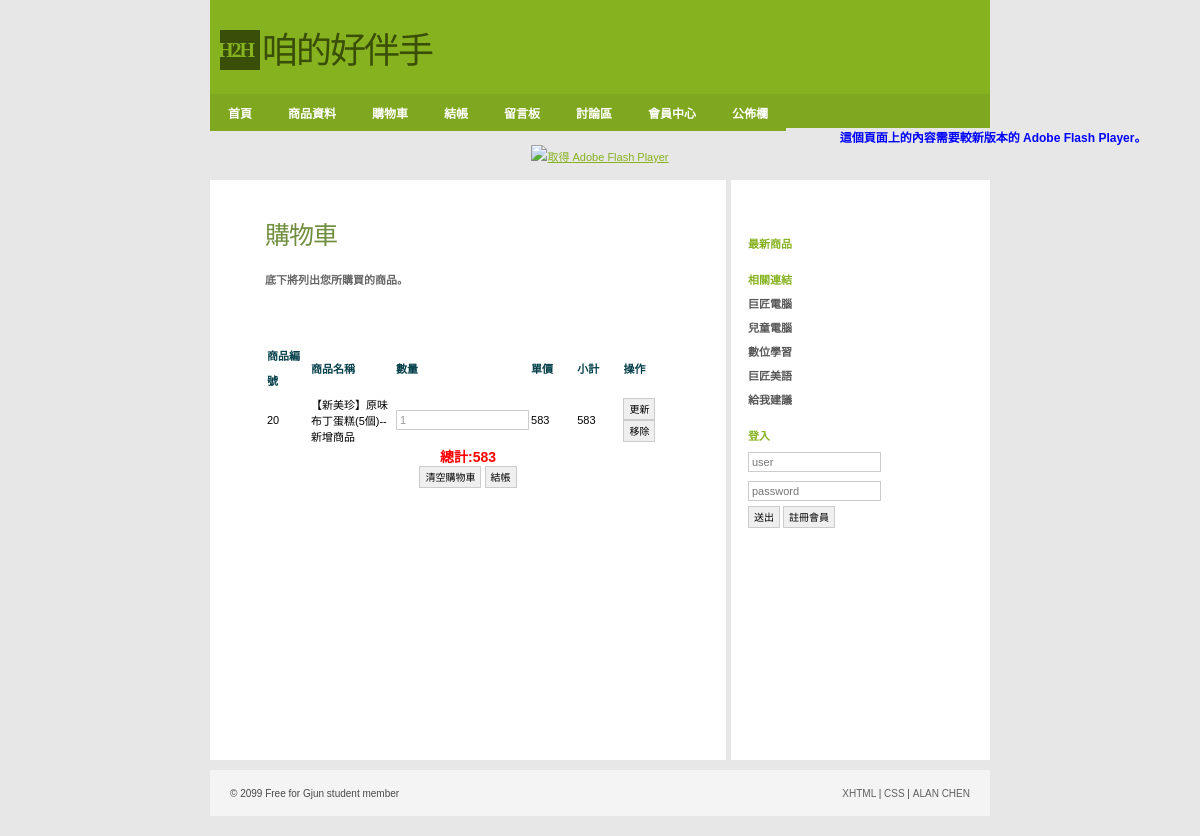
Screenshot of /Shop/cart.php?id=20&add=additem with the database file from the repository.
### tables this page shows
CREATE TABLE `product` (
  `id` int(11) NOT NULL COMMENT '產品編號',
  `name` varchar(200) NOT NULL COMMENT '產品名稱',
  `introduce` text COMMENT '產品內容',
  `price` int(11) DEFAULT '0' COMMENT '產品單價',
  `qty` int(11) DEFAULT '0' COMMENT '產品庫存量',
  `state` tinyint(1) DEFAULT '1' COMMENT '產品上架否'
);

### cart/wfcart.php (called while the page is built, shortened)
<?php
class wfCart {
	var $items = array();
    var $itemprices = array();
	var $itemqtys = array();
        var $iteminfo = array();
	function get_contents()
	{
		$items = array();
		foreach($this->items as $tmp_item)
		{
		        $item = FALSE;
			$item['id'] = $tmp_item;
                        $item['qty'] = $this->itemqtys[$tmp_item];
			$item['price'] = $this->itemprices[$tmp_item];
			$item['info'] = $this->iteminfo[$tmp_item];
			$item['subtotal'] = $item['qty'] * $item['price'];
                        $items[] = $item;
		}
		return $items;
	}
	function add_item($itemid,$qty=1,$price = FALSE, $info = FALSE)
	{
		if($this->itemqtys[$itemid] > 0)
                {
			$this->itemqtys[$itemid] = $qty + $this->itemqtys[$itemid];
			$this->_update_total();
		} else {
			$this->items[]=$itemid;
			$this->itemqtys[$itemid] = $qty;
			$this->itemprices[$itemid] = $price;
			$this->iteminfo[$itemid] = $info;
		}
	}
	function _update_total()
	{
		$this->total = 0;
                if(sizeof($this->items > 0))
		{
                        foreach($this->items as $item) {
                                $this->total = $this->total + ($this->itemprices[$item] * $this->itemqtys[$item]);
			}
		}
	}
}
?>

### Shop/cart.php (the view, shortened to what this page needs)
<?php
include('../cart/wfcart.php');
$cart =& $_SESSION['wfcart'];
if(!is_object($cart)) $cart = new wfCart();
?>
<!DOCTYPE html PUBLIC "-//W3C//DTD XHTML 1.0 Strict//EN"
"http://www.w3.org/TR/xhtml1/DTD/xhtml1-strict.dtd">
<html xmlns="http://www.w3.org/1999/xhtml">
<head>
<link rel="stylesheet" href="../css/styles.css" media="all" type="text/css" />
</head>
<body>
  <div id="header">
      <div class="subContainer">
            <div id="logo">
            <div id="box">H2H</div>
            <p>咱的好伴手</p>
            </div>
    </div>
</div>
<div id="navigation">
	<ul id="sddm">
        <li><a href="index.php">首頁</a></li>
        <li><a href="product.php">商品資料</a></li>
        <li><a href="cart.php">購物車</a></li>
        <li><a href="checkOut.php">結帳</a></li>
        <li><a href="guestBook.php">留言板</a></li>
        <li><a href="titleView.php">討論區</a></li>
	    <li><a href="#"
        onmouseover="mopen('m1')"
        onmouseout="mclosetime()">會員中心</a>
    	</li>
	    <li><a href="#"
        onmouseover="mopen('m2')"
        onmouseout="mclosetime()">公佈欄</a>
    	</li>
		</ul>
</div>
<object id="FlashID" classid="clsid:D27CDB6E-AE6D-11cf-96B8-444553540000" width="780" height="120">
    <object type="application/x-shockwave-flash" data="../Scripts/pic.swf" width="780" height="120">
      <div>
        <h4>這個頁面上的內容需要較新版本的 Adobe Flash Player。</h4>
        <p><a href="http://www.adobe.com/go/getflashplayer"><img src="http://www.adobe.com/images/shared/download_buttons/get_flash_player.gif" alt="取得 Adobe Flash Player" width="112" height="33" /></a></p>
      </div>
    </object>
  </object>
<div id="container">
  <div id="primaryContent">
    <?php
		if($_GET['add'] && $_GET['id']!=NULL){
			if($resource=mysql_query("select * from product where id=".$_GET['id'])){
				$row = mysql_fetch_assoc($resource);
				$cart->add_item($row['id'],1,$row['price'],$row['name']);
			}
		}
	?>
    <h2>購物車</h2>
	<h3>底下將列出您所購買的商品。</h3>
    <p>&nbsp;</p>
    <p>&nbsp;</p>
    <?php
	if($cart->itemcount > 0){
	?>
    <table>
    	<tr>
    		<th width="15%" scope="col"><p>商品編號</p></th>
            <th width="30%" scope="col"><p>商品名稱</p></th>
            <th width="10%" scope="col"><p>數量</p></th>
            <th width="15%" scope="col"><p>單價</p></th>
            <th width="15%" scope="col"><p>小計</p></th>
            <th width="15%" scope="col"><p>操作</p></th>
    	</tr>
    	<?php
	  foreach($cart->get_contents() as $item){
	  ?>
        <form method="get">
          <tr>
            <td><?php echo $item['id']; ?></td>
            <td><?php echo $item['info']; ?></td>
            <td><input style="size:portrait" type="text" name="qty" value="<?php echo $item['qty'];?>" size="1"/></td>
            <td><?php echo $item['price'];?></td>
            <td><?php echo $item['subtotal'];?></td>
            <td>
                <button name="edit" value="更新" type="submit">更新</button>
                <button value="移除" type="button" onclick="location.href='cart.php?id=<?php echo $item['id']; ?>&remove=removeitem'">移除</button>
            </td>
          </tr>
        </form>
        <?php
	  }
	  ?>
    	<tr>
            <td colspan="6" align="center" valign="middle">
                <?php echo "<h5>總計:".$cart->total."</h5>"; ?>
                <button value="清空購物車" type="button" onclick="location.href='cart.php?empty=emptyitem'">清空購物車</button>
                <button value="結帳" type="button">結帳</button>
            </td>
        </tr>
    </table>
     <?php
	}else{
		echo "<h5>目前購物車中無任何商品！</h5>";
	}
	?>
    <p>&nbsp;</p>
    <p>&nbsp;</p>
    <p>&nbsp;</p>
    <p>&nbsp;</p>
    <p>&nbsp;</p>
    <p>&nbsp;</p>
    <p>&nbsp;</p>
    <p>&nbsp;</p>
    <p>&nbsp;</p>
    <p>&nbsp;</p>
  </div>
  <div id="secondaryContent">
    <p>&nbsp;</p>
    <h3>最新商品</h3>
    <h3>相關連結</h3>
    <ul class="links">
      <li><a href="http://www.pcschool.com.tw/">巨匠電腦</a></li>
      <li><a href="http://kid.pcschool.com.tw/">兒童電腦</a></li>
      <li><a href="http://www.soeasyedu.com.tw/">數位學習</a></li>
      <li><a href="http://www.soeasyedu.com.tw/">巨匠美語</a></li>
      <li><a href="http://www.off.com.tw/weiblog">給我建議</a>
    </ul>
    <?php if(!isset($_SESSION['MM_Username'])){?>
    <h3>登入</h3>
    <form action="loginCheck.php" method="post">
      <p>
        <input value="" name="user" placeholder="user" />
      </p>
      <p>
        <input name="password" type="password" value="" placeholder="password" />
      </p>
        <button type="submit">送出</button>
        <button type="button" onclick="location.href='registerUser.php'">註冊會員</button>
    </form>
    <?php }?>
  </div>
        <br class="clear" />
</div>
    <div id="footer">
        <ul>
            <li id="copyright">&copy; 2099 Free for Gjun student member</li>
            <li id="links">
                <ul>
                    <li><a href="#">XHTML</a> |</li>
                    <li><a href="#">CSS</a> |</li>
                    <li><a href="http://gjun.tw">ALAN CHEN</a></li>
                </ul>
            </li>
        </ul>
    </div>
</body>
</html>

### css/styles.css (style rules this page uses)
* { margin:0; padding:0; font-family:Verdana, Arial, Helvetica, sans-serif; }
body, html { margin:0; padding:0; background:#e7e7e7; text-align:center; margin-bottom:10px; }
h2 { font-family:'Georgia'; font-size:25px; letter-spacing:-1px; margin-top:15px; margin-bottom:20px; font-weight:normal; color:#718e3e; }
h3 { font-size:11px; font-weight:bold; color:#666; margin:5px 0; }
h4 { font-size:12px; color:#00F; }
h5 { font-size:14px; color:#F00; }
p { color:#043f4a; font-size:11px; line-height:25px; }
a { color:#87B220; text-decoration:underline; }
#container { width:780px; margin:10px auto; padding:0; background:#fff; text-align:left; }
#logo { margin:0; padding:0px; }
#logo #box { float:left; clear:none; height:40px; width:40px; margin:0 0 0 10px; padding:0px; background:#394E06; color:#87B220; font-family:Georgia, "Times New Roman", Times, serif; font-weight:bold; font-size:20px; line-height:40px; letter-spacing:-2px; text-indent:-2px; }
#logo p { float:left; clear:none; height:40px; width:260px; margin:0; padding:0; color:#394E06; font-family:Georgia, "Times New Roman", Times, serif; font-weight:normal; font-size:36px; text-indent:2px; line-height:43px; letter-spacing:-2px; font-style: normal; }
.subContainer, #navigation ul { width:780px; margin:0 auto; }
#header { text-align:left; margin:0 auto; padding:30px 0 0 0px; height:64px; background:#87b220; width: 780px; }
#navigation { margin:0 auto; padding:0; background:#7fa71f; height:34px; width: 780px; list-style:none; }
#navigation li { float:left; clear:none; list-style:none; }
#navigation li a { color:#fff; display:block; font-size:12px; text-decoration:none; font-weight:bold; padding:10px 18px; }
input { background-color: #FFF; color: #999999; border: 1px solid #CCC; font-size: 11px; padding: 3px; width:125px; }
button { background-color:#EFEFEF; line-height:13px; color: #000; border: 1px solid #CCC; font-size: 10px; height:22px; margin: 0; padding: 0 5px; }
form p { padding:2px 0; }
img { border:0; }
#primaryContent { width:406px; padding:20px 55px; border-right:5px solid #e7e7e7; font-size:11px; float:left; clear:none; }
#secondaryContent { width:228px; padding:10px 14px; font-size:11px; float:right; clear:none; }
#secondaryContent h3 { color:#87b220; margin-top:20px; }
#secondaryContent ul { list-style:none; }
#secondaryContent li { list-style:none; padding-left:20px; margin:8px 0; background:url('../images/tiny_bullet.png') left bottom no-repeat; }
#secondaryContent li a { color:#575757; font-weight:bold; text-decoration:none; }
#secondaryContent .links li { padding-left:0px; margin:8px 0; background:none; }
#footer { margin:0 auto; margin-bottom:10px; height:10px; padding:18px 20px; clear:both; width:740px; text-align:left; font-size:10px; color:#484848; background:#f4f4f4; }
#footer ul { list-style:none; }
#footer li { list-style:none; display:inline; }
#footer #copyright { float:left; clear:none; }
#footer #links { float:right; clear:none; }
#footer a { color:#606060; text-decoration:none; }
#sddm { margin:0 auto; padding:0; background:#7fa71f; height:34px; width: 780px; list-style:none; }
#sddm li { float:left; clear:none; list-style:none; }
#sddm li a { color:#fff; background:#7fa71f; display:block; font-size:12px; text-decoration:none; font-weight:bold; padding:10px 18px; }
#sddm a { background:url('../images/nav_bg.gif'); }

### rows the page displays
product: id "20", name "【新美珍】原味布丁蛋糕(5個)--新增商品", qty "1", price "583"

### other values shown
$cart->total "583"
